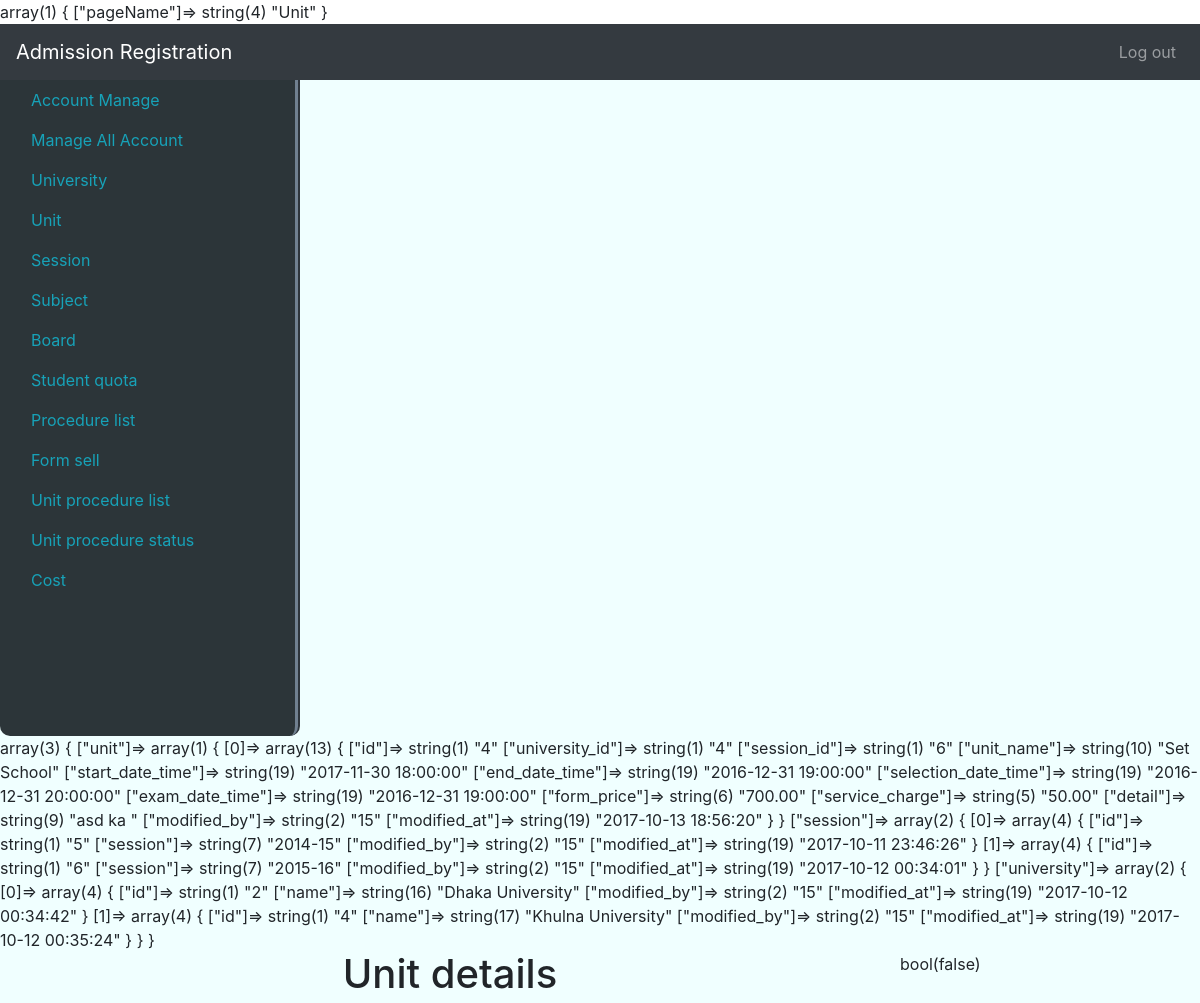
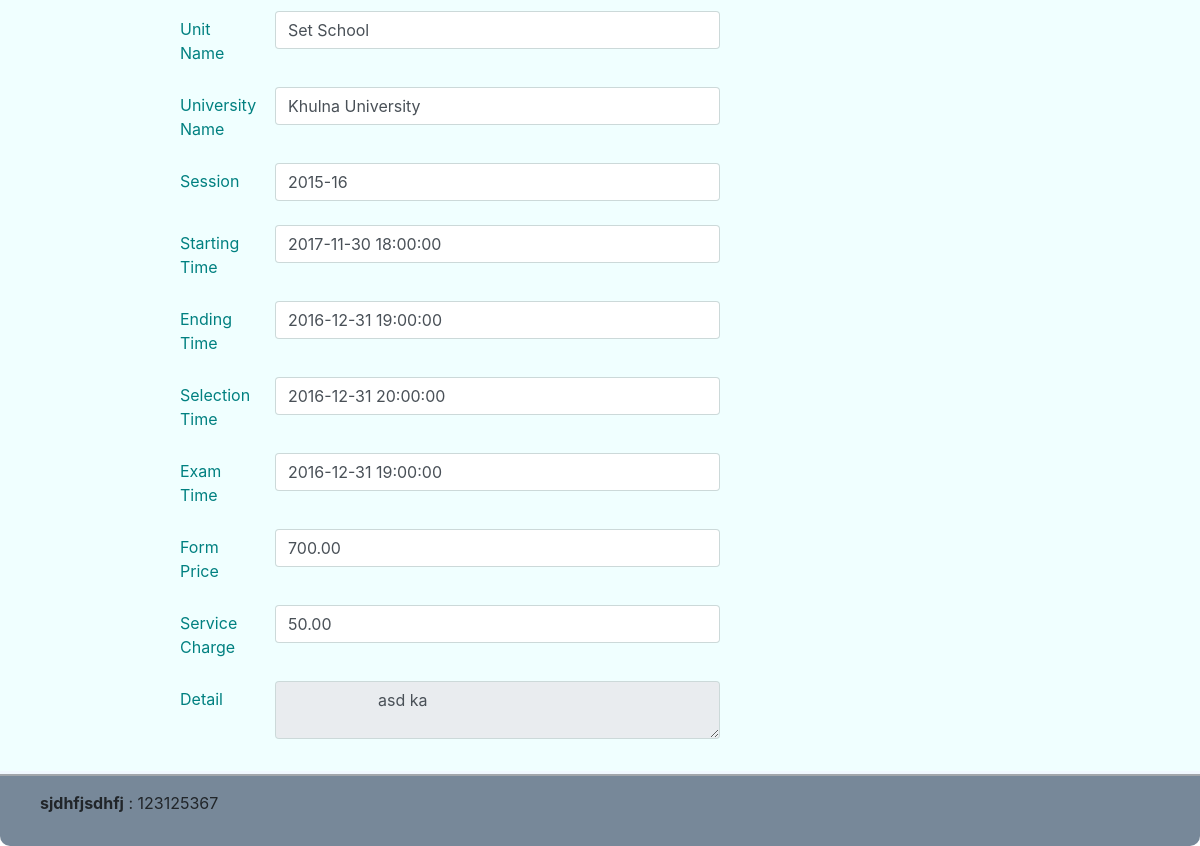
Page /Unit/unitDetail/4 (signed in) on the committed database (2 pictures, top to bottom).
### tables this page shows
CREATE TABLE `unit` (
  `id` int(11) NOT NULL,
  `university_id` int(11) NOT NULL,
  `session_id` int(11) NOT NULL,
  `unit_name` varchar(256) NOT NULL,
  `start_date_time` timestamp NOT NULL DEFAULT '0000-00-00 00:00:00',
  `end_date_time` timestamp NOT NULL DEFAULT '0000-00-00 00:00:00',
  `selection_date_time` timestamp NULL DEFAULT NULL,
  `exam_date_time` timestamp NOT NULL DEFAULT '0000-00-00 00:00:00',
  `form_price` decimal(7,2) NOT NULL,
  `service_charge` decimal(7,2) NOT NULL,
  `detail` text NOT NULL,
  `modified_by` int(11) NOT NULL,
  `modified_at` timestamp NOT NULL DEFAULT CURRENT_TIMESTAMP ON UPDATE CURRENT_TIMESTAMP
);

CREATE TABLE `university` (
  `id` int(11) NOT NULL,
  `name` varchar(256) NOT NULL,
  `modified_by` int(11) NOT NULL,
  `modified_at` timestamp NOT NULL DEFAULT CURRENT_TIMESTAMP ON UPDATE CURRENT_TIMESTAMP
);

CREATE TABLE `session` (
  `id` int(11) NOT NULL,
  `session` varchar(10) NOT NULL,
  `modified_by` int(11) NOT NULL,
  `modified_at` timestamp NOT NULL DEFAULT CURRENT_TIMESTAMP ON UPDATE CURRENT_TIMESTAMP
);

### system/libs/Load.php (called while the page is built, shortened)
<?php
class Load
{
    public function view($fileName, $data = false)
    {
        var_dump($data);
        include 'app/views/'.$fileName.'.php';
    }
    public function model($modelName){
        return new $modelName();
    }
}

### app/controllers/Unit.php (called while the page is built, shortened)
<?php
class Unit extends MainController{
    public function unitDetail($unit_id){
        $pageName=['pageName' => 'Unit'];
        $this->load->view('partials/header', $pageName);
        $simpleModel = $this->load->model('SimpleModel');
        $cond = "id = $unit_id";
        $unit['unit'] = $simpleModel->getAll('unit', $cond);
        $unit['session'] =$simpleModel->getAll('session');
        $unit['university'] =$simpleModel->getAll('university');
        $this->load->view('admin/unitDetails', $unit);
        $this->load->view('partials/footer');
    }
}

### index.php (called while the page is built, shortened)
<?php
$mail = new Main();

### system/libs/Database.php (called while the page is built, shortened)
<?php
class Database extends PDO {
    public function select($sql, $data = array(), $fetchStyle = PDO::FETCH_ASSOC){
        $stmt = $this->prepare($sql);
        $stmt->execute();
        return $stmt->fetchAll($fetchStyle);
    }
}

### app/models/SimpleModel.php (called while the page is built, shortened)
<?php
class SimpleModel extends MainModel {
    public function getAll($table, $cond = false){
        if($cond){
            $sql = "SELECT * FROM $table WHERE $cond";
        }else{
            $sql = "SELECT * FROM $table";
        }
        return $this->db->select($sql);
    }
}

### system/libs/MainController.php (called while the page is built, shortened)
<?php
class MainController
{
    public function __construct()
    {
        $this->load = new Load();
    }
}

### system/libs/MainModel.php (called while the page is built, shortened)
<?php
class MainModel{
    public function __construct(){
        $dsn = 'mysql:dbname=se_addmission; host=localhost';
        $user = 'root';
        $pass = '';
        $this->db = new Database($dsn,$user,$pass);
    }
}

### app/views/admin/unitDetails.php (the view)
<div class="col-9">
    <h1 style="text-align: center">Unit details</h1>
    <form class="row justify-content-around" style="padding-top: 10px">
        <div class="col-8 form-group row">
            <label class="col-2 col-form-label">Unit Name</label>
            <div class="col-10">
                <label class="form-control"><?php echo $data['unit'][0]['unit_name']?></label>
            </div>
        </div>
        <div class="col-8 form-group row">
            <label class="col-2 col-form-label">University Name</label>
            <div class="col-10">
                <label class="form-control">
                    <?php
                    foreach ($data['university'] as $k => $v){
                        if($v['id'] == $data['unit'][0]['university_id']){
                            echo $v['name'];
                        }
                    }
                    ?>
                </label>
            </div>
        </div>
		<div class="col-8 form-group row">
            <label class="col-2 col-form-label">Session</label>
            <div class="col-10">
                <label class="form-control">
                    <?php
                    foreach ($data['session'] as $k => $v){
                        if($v['id'] == $data['unit'][0]['session_id']){
                            echo $v['session'];
                        }
                    }
                    ?>
                </label>
            </div>
        </div>
		<div class="col-8 form-group row">
            <label class="col-2 col-form-label">Starting Time</label>
            <div class="col-10">
                <label class="form-control"><?php echo $data['unit'][0]['start_date_time']?></label>
            </div>
        </div>
		<div class="col-8 form-group row">
            <label  class="col-2 col-form-label">Ending Time</label>
            <div class="col-10">
                <label class="form-control"><?php echo $data['unit'][0]['end_date_time']?></label>
            </div>
        </div>
		<div class="col-8 form-group row">
            <label class="col-2 col-form-label">Selection Time</label>
            <div class="col-10">
                <label class="form-control"><?php echo $data['unit'][0]['selection_date_time']?></label>
            </div>
        </div>
		<div class="col-8 form-group row">
            <label class="col-2 col-form-label">Exam Time</label>
            <div class="col-10">
                <label class="form-control"><?php echo $data['unit'][0]['exam_date_time']?></label>
            </div>
        </div>
		<div class="col-8 form-group row">
            <label class="col-2 col-form-label">Form Price</label>
            <div class="col-10">
                <label class="form-control"><?php echo $data['unit'][0]['form_price']?></label>
            </div>
        </div>
		<div class="col-8 form-group row">
            <label class="col-2 col-form-label">Service Charge</label>
            <div class="col-10">
                <label class="form-control"><?php echo $data['unit'][0]['service_charge']?></label>
            </div>
        </div>
		<div class="col-8 form-group row">
            <label class="col-2 col-form-label">Detail</label>
            <div class="col-10">
                <textarea class="form-control" readonly="readonly">
                    <?php echo $data['unit'][0]['detail']?>
                </textarea>
            </div>
        </div>
    </form>
</div>

### rows in the picture
unit: unit_name "Set School", start_date_time "2017-11-30 18:00:00", end_date_time "2016-12-31 19:00:00", selection_date_time "2016-12-31 20:00:00", exam_date_time "2016-12-31 19:00:00", form_price "700.00", service_charge "50.00", detail "asd ka"
university: name "Khulna University"
session: session "2015-16"
